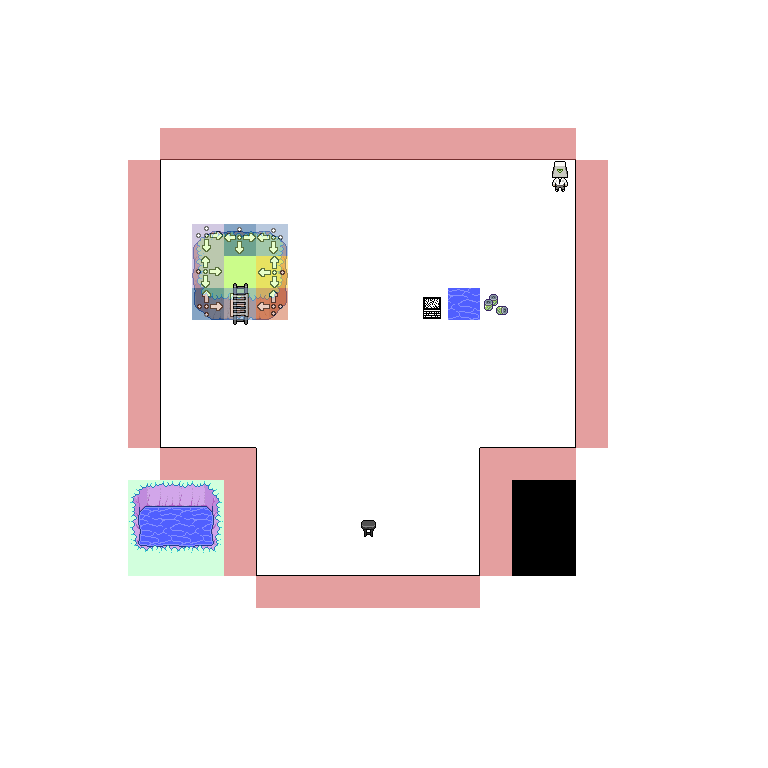

Rendered tile map (Tiled .tmx) drawn with the repository's tilesets; below, a short description and the map source with its tile grids summarised:
An orthogonal 24x24 tile map with 32x32 px tiles, 8 tile layers (Water, Background, Floor, idk, ...), 4 hidden layers not drawn, 6 tilesets and 1 object (Warp).

<map version="1.10" tiledversion="1.10.2" class="OverworldMap" orientation="orthogonal" renderorder="right-down" width="24" height="24" tilewidth="32" tileheight="32" infinite="0" nextlayerid="14" nextobjectid="3">
 <properties>
  <property name="music" value="bs_aquifer" />
 </properties>
 <tileset firstgid="1" source="../tileset/whitespace.tsx" />
 <tileset firstgid="37" source="../tileset/DW_VastForest.tsx" />
 <tileset firstgid="1061" source="../tileset/flags.tsx" />
 <tileset firstgid="1085" source="../tileset/terrain.tsx" />
 <tileset firstgid="2109" source="../tileset/FA_InteriorTileset2.tsx" />
 <tileset firstgid="3133" source="../tileset/collision.tsx" />
 <layer id="12" name="Water" width="24" height="24">
  <data>[576 cells, 9 non-empty, 1 distinct tile ids]</data>
 </layer>
 <layer id="1" name="Background" width="24" height="24">
  <data>[576 cells, 569 non-empty, 9 distinct tile ids]</data>
 </layer>
 <layer id="2" name="Floor" width="24" height="24">
  <data>[576 cells, 49 non-empty, 10 distinct tile ids]</data>
 </layer>
 <layer id="5" name="idk" width="24" height="24">
  <data>[576 cells, 9 non-empty, 9 distinct tile ids]</data>
 </layer>
 <layer id="6" name="Ladder" width="24" height="24">
  <data>[576 cells, 3 non-empty, 3 distinct tile ids]</data>
 </layer>
 <layer id="3" name="Details" class="ActorAfter" width="24" height="24">
  <properties>
   <property name="actorAfter" type="int" value="1" />
  </properties>
  <data>[576 cells, 3 non-empty, 3 distinct tile ids]</data>
 </layer>
 <layer id="4" name="Solid" width="24" height="24" opacity="0.56">
  <data>[576 cells, 58 non-empty, 9 distinct tile ids]</data>
 </layer>
 <layer id="13" name="Actors" width="24" height="24">
  <data>[576 cells, 1 non-empty, 1 distinct tile ids]</data>
 </layer>
 <imagelayer id="8" name="Fog" class="ScrollImage" visible="0" opacity="0.25" repeatx="1" repeaty="1">
  <image source="../../img/overlay/fog.png" width="640" height="480" />
  <properties>
   <property name="fixed" type="bool" value="false" />
   <property name="scrollX" type="float" value="1" />
   <property name="scrollY" type="float" value="1" />
  </properties>
 </imagelayer>
 <imagelayer id="9" name="Copy of Fog" class="ScrollImage" visible="0" opacity="0.25" repeatx="1" repeaty="1">
  <image source="../../img/overlay/fog.png" width="640" height="480" />
  <properties>
   <property name="fixed" type="bool" value="false" />
   <property name="scrollX" type="float" value="-0.5" />
   <property name="scrollY" type="float" value="0.5" />
  </properties>
 </imagelayer>
 <imagelayer id="10" name="Copy of Copy of Fog" class="ScrollImage" visible="0" opacity="0.25" repeatx="1" repeaty="1">
  <image source="../../img/overlay/fog.png" width="640" height="480" />
  <properties>
   <property name="fixed" type="bool" value="false" />
   <property name="scrollX" type="float" value="0.75" />
   <property name="scrollY" type="float" value="-0.75" />
  </properties>
 </imagelayer>
 <imagelayer id="11" name="Copy of Copy of Copy of Fog" class="ScrollImage" visible="0" opacity="0.25" repeatx="1" repeaty="1">
  <image source="../../img/overlay/fog.png" width="640" height="480" />
  <properties>
   <property name="fixed" type="bool" value="false" />
   <property name="scrollX" type="float" value="-0.25" />
   <property name="scrollY" type="float" value="-0.25" />
  </properties>
 </imagelayer>
 <objectgroup id="7" name="Objects">
  <object id="1" name="Default Entrance" type="Warp" x="352" y="512" width="32" height="32">
   <properties>
    <property name="dir" type="int" propertytype="Direction" value="0" />
    <property name="id" type="int" value="0" />
   </properties>
  </object>
 </objectgroup>
</map>
